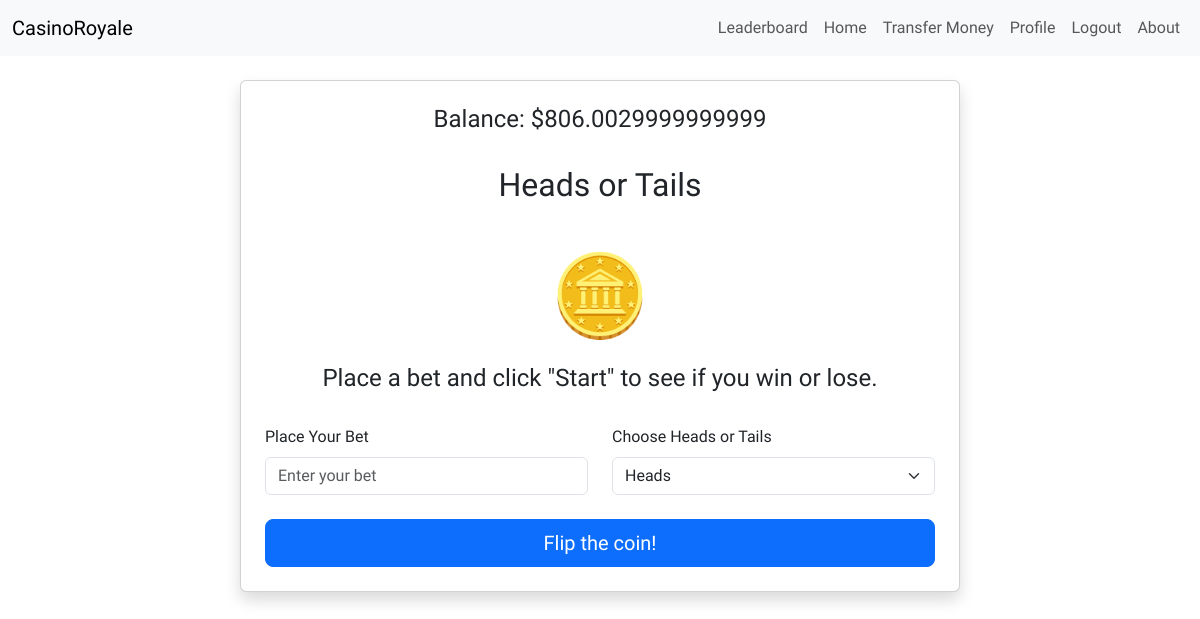
/games/headsortails (signed in), run on an earlier commit of the app's database.
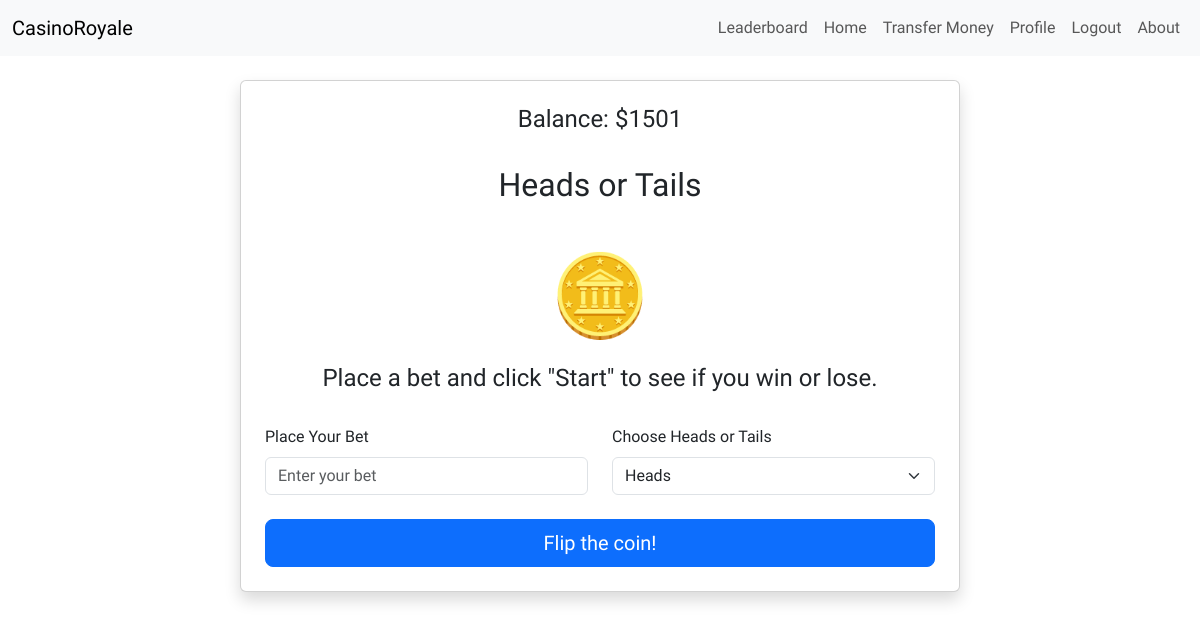
And on a later commit of the database.
### app/main.py (models this page shows, shortened)
class User(db.Model, UserMixin):
     id = db.Column(db.Integer, primary_key=True)
     username = db.Column(db.String, unique=True, nullable=False)
     password = db.Column(db.String, nullable=False)
     balance = db.Column(db.Integer, default=1500)
     about = db.Column(db.String(150))
     account_created = db.Column(db.String)

### app/main.py (the view, shortened to what this page needs)
@app.route('/games/headsortails', methods=['GET', 'POST'])
@login_required
def headstailsgame():
    user = User.query.get(current_user.id)
    return render_template('heads_tails.html', user=user)

### app/main.py (called while the page is built)
@login_manager.user_loader
def load_user(user_id):
    return User.query.get(int(user_id))

### app/templates/heads_tails.html (shortened to what this page needs)
{% extends 'base.html' %}  {% block content %}
<div class="container mt-4">
  <div class="row justify-content-center">
    <div class="col-md-8">
      <div class="card p-4 shadow">
        <div class="text-center mb-4">
          <h4>Balance: ${{ user.balance }}</h4>
        </div>
        <h2 class="text-center mb-4">Heads or Tails</h2>
        <div class="text-center mb-4">
          <div id="coin-flip" style="font-size: 5rem">🪙</div>
          <h4 id="result" class="mt-2">
            Place a bet and click "Start" to see if you win or lose.
          </h4>
        </div>
        <form method="POST" action="{{ url_for('headstailsgame') }}">
          <div class="row mb-4">
            <div class="col-6">
              <label for="bet" class="form-label">Place Your Bet</label>
              <input
                type="integer"
                class="form-control"
                id="bet"
                name="bet"
                placeholder="Enter your bet"
                required
              />
            </div>
            <div class="col-6">
              <label for="choice" class="form-label"
                >Choose Heads or Tails</label
              >
              <select id="choice" name="coin_face" class="form-select">
                <option value="heads">Heads</option>
              </select>
            </div>
          </div>
          <div class="d-grid gap-2">
            <button type="submit" class="btn btn-primary btn-lg">
              Flip the coin!
            </button>
          </div>
        </form>
      </div>
    </div>
  </div>
</div>
{% endblock %}

What changed in the data, as far as the page shows it:
changed User: balance "806.0029999999999" → "1501"
